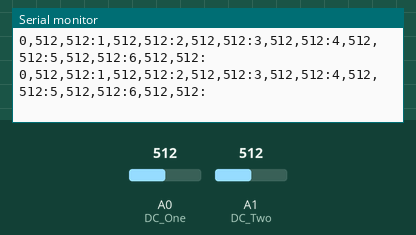
Simulated run of this sketch. Board: Arduino Uno, built with avr-gcc and run on an emulated ATmega328P. Shown: the last lines printed to the serial monitor. The inputs (shaded band) are chosen by the test bench; at power-on: A0 (DC_One) = 512, A1 (DC_Two) = 512.

Above: at 1.2 s.
1.3 s: A0 (DC_One) set to 987
At 1.64 s:
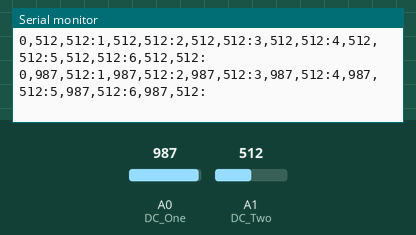
2.8 s: A0 (DC_One) set to 1006
At 3.1 s:
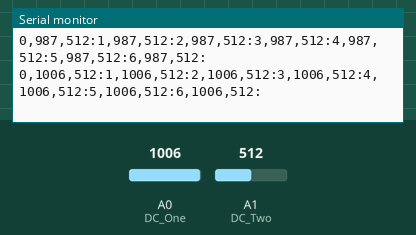
13.3 s: A1 (DC_Two) set to 986
At 13.49 s:
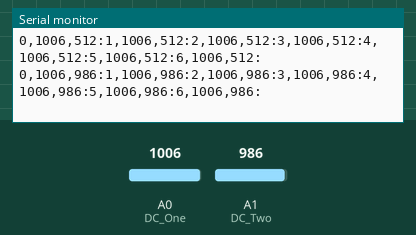
14.8 s: A1 (DC_Two) set to 1014
At 15.01 s:
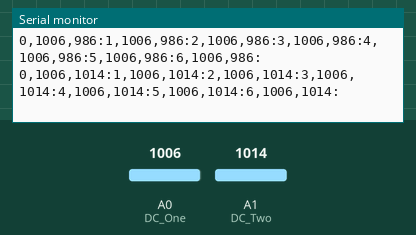
Timing chart, 0 to 17.3 s (numbered marks = the images above; inputs shaded):
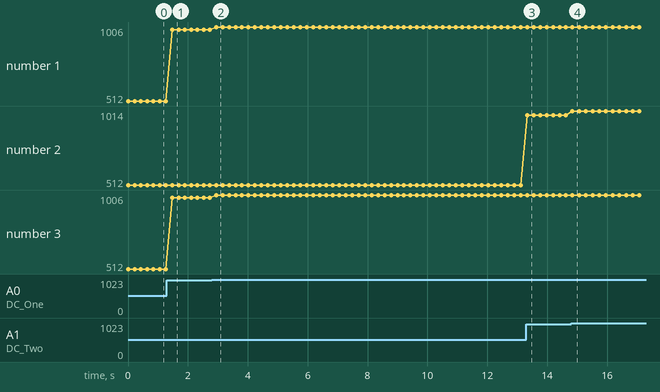

The sketch:

spectrumTest.ino
```cpp
//Declare Spectrum Shield pin connections
#define STROBE 4
#define RESET 5
#define DC_One A0
#define DC_Two A1


//Define spectrum variables
int freq_amp;
int Frequencies_One[7];
int Frequencies_Two[7];
int i;

void setupSpectrumShield(){
 /********************Setup Loop*************************/


  //Set spectrum Shield pin configurations
  pinMode(STROBE, OUTPUT);
  pinMode(RESET, OUTPUT);
  pinMode(DC_One, INPUT);
  pinMode(DC_Two, INPUT);
  digitalWrite(RESET, LOW);
  digitalWrite(STROBE, HIGH);
}


void setup() {

  setupSpectrumShield();

  Serial.begin(9600);
  Serial.println("App Started");
}

void loop() {
  Read_Frequencies();
  Graph_Frequencies();
  delay(200);
}


/*************Pull frquencies from Spectrum Shield****************/
void Read_Frequencies(){

  digitalWrite(RESET, HIGH);
  digitalWrite(RESET, LOW);

  //Read frequencies for each band
  for (freq_amp = 0; freq_amp<7; freq_amp++)
  {
    digitalWrite(STROBE, LOW);
    delayMicroseconds(30);
    Frequencies_One[freq_amp] = analogRead(DC_One);
    Frequencies_Two[freq_amp] = analogRead(DC_Two);
    digitalWrite(STROBE, HIGH);
  }
}

void Graph_Frequencies(){
   for( i= 0; i<7; i++)
   {
    //Serial.print("C:");

    Serial.print(i);
    Serial.print(",");

    Serial.print(Frequencies_One[i]);
    Serial.print(",");
    Serial.print(Frequencies_Two[i]);

    Serial.print(":");
   }
    Serial.println("");
}
```

Measured:
- after the input at 1.3 s, the serial monitor: prints a new line after 0.18 s (image 1)
- after the input at 2.8 s, the serial monitor: prints a new line after 0.14 s (image 2)
- after the input at 13.3 s, the serial monitor: prints a new line at once (image 3)
- after the input at 14.8 s, the serial monitor: prints a new line at once (image 4)
- plotted number 1: 512 → 987 after the input at 1.3 s, 987 → 1006 after the input at 2.8 s
- plotted number 2: 512 → 986 after the input at 13.3 s, 986 → 1014 after the input at 14.8 s
- plotted number 3: 512 → 987 after the input at 1.3 s, 987 → 1006 after the input at 2.8 s
